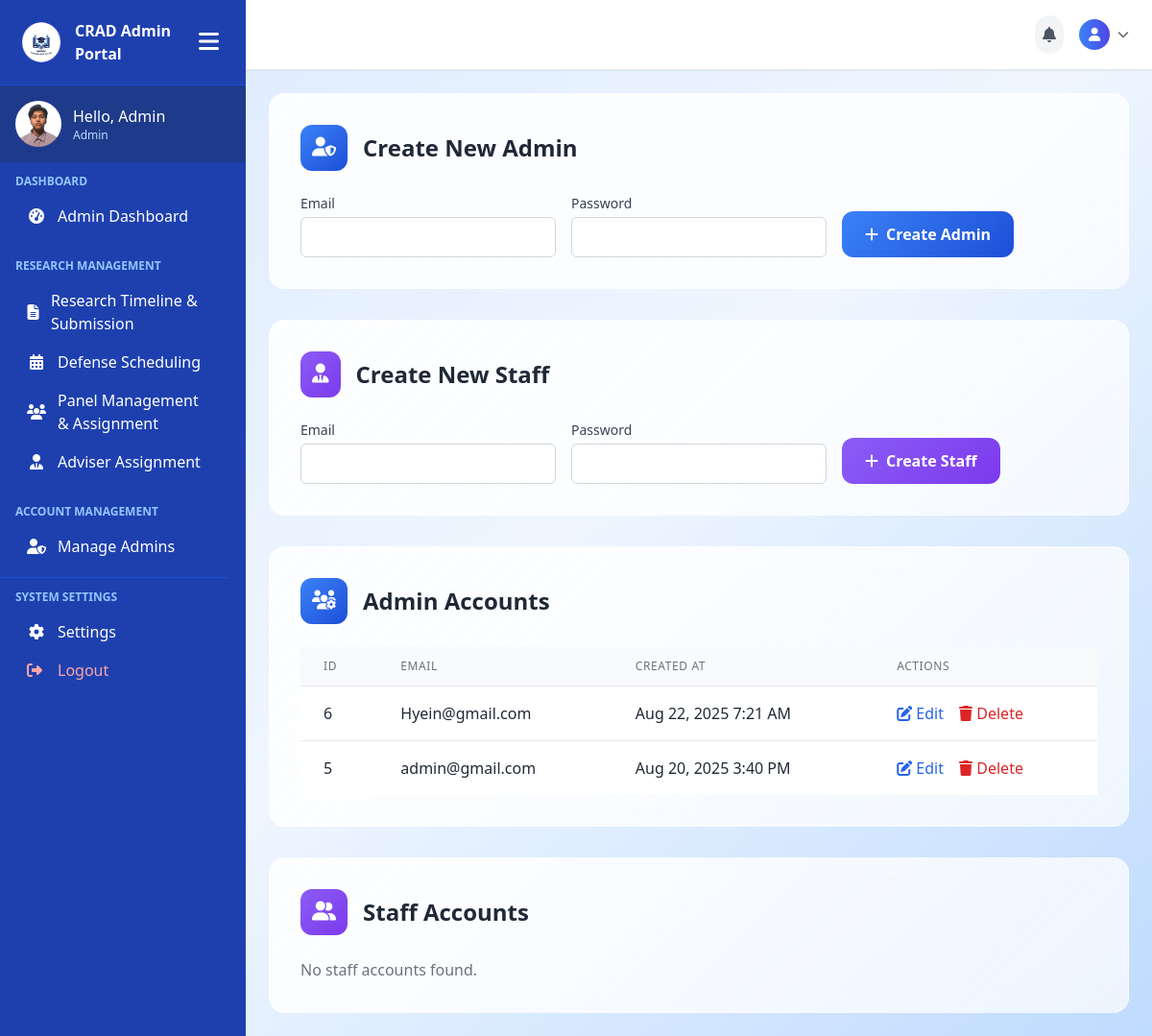
The app's page /admin-pages/manage-admins.php (signed in) with its own data.
### tables this page shows
CREATE TABLE `user_tbl` (
  `user_id` int(11) NOT NULL,
  `email` varchar(150) NOT NULL,
  `password` varchar(255) NOT NULL,
  `role` enum('Admin','Faculty','Student') NOT NULL DEFAULT 'Student',
  `created_at` timestamp NOT NULL DEFAULT current_timestamp()
);

### admin-pages/manage-admins.php (the view, shortened to what the rows shown need)
<?php
include('../includes/connection.php');
$query = "SELECT * FROM user_tbl WHERE role='Admin' ORDER BY created_at DESC";
$result = mysqli_query($conn, $query);
$admins = mysqli_fetch_all($result, MYSQLI_ASSOC);
?>
<!DOCTYPE html>
<html lang="en">
<head>
    <script src="https://cdn.tailwindcss.com"></script>
    <link rel="stylesheet" href="https://cdnjs.cloudflare.com/ajax/libs/font-awesome/6.0.0/css/all.min.css">
</head>
<body class="bg-gradient-to-br from-blue-100 via-blue-50 to-blue-200 text-gray-800 font-sans h-screen overflow-hidden">
    <div class="min-h-screen flex">
        <?php include('../includes/admin-sidebar.php'); ?>
        <main class="flex-1 overflow-y-auto p-6">
            <div class="max-w-7xl mx-auto">
                <div class="stats-card p-8 mb-8 animate-slide-up">
                    <div class="flex items-center mb-6">
                        <h2 class="text-2xl font-bold text-gray-800">Create New Admin</h2>
                    </div>
                </div>
                <div class="stats-card p-8 mb-8 animate-fade-in">
                    <div class="flex items-center mb-6">
                        <h2 class="text-2xl font-bold text-gray-800">Create New Staff</h2>
                    </div>
                </div>
                <div class="stats-card p-8 animate-scale-in">
                    <div class="flex items-center mb-6">
                        <h2 class="text-2xl font-bold text-gray-800">Admin Accounts</h2>
                    </div>
                    <?php if (count($admins) > 0): ?>
                        <div class="overflow-x-auto">
                            <table class="min-w-full divide-y divide-gray-200">
                                <thead class="bg-gray-50">
                                    <tr>
                                        <th class="px-6 py-3 text-left text-xs font-medium text-gray-500 uppercase tracking-wider">ID</th>
                                        <th class="px-6 py-3 text-left text-xs font-medium text-gray-500 uppercase tracking-wider">Email</th>
                                        <th class="px-6 py-3 text-left text-xs font-medium text-gray-500 uppercase tracking-wider">Created At</th>
                                        <th class="px-6 py-3 text-left text-xs font-medium text-gray-500 uppercase tracking-wider">Actions</th>
                                    </tr>
                                </thead>
                                <tbody class="bg-white divide-y divide-gray-200">
                                    <?php foreach ($admins as $admin): ?>
                                        <tr>
                                            <td class="px-6 py-4 whitespace-nowrap"><?php echo $admin['user_id']; ?></td>
                                            <td class="px-6 py-4 whitespace-nowrap"><?php echo $admin['email']; ?></td>
                                            <td class="px-6 py-4 whitespace-nowrap"><?php echo date('M j, Y g:i A', strtotime($admin['created_at'])); ?></td>
                                            <td class="px-6 py-4 whitespace-nowrap">
                                                <button onclick="openEditModal(<?php echo $admin['user_id']; ?>, '<?php echo $admin['email']; ?>')"
                                                    class="text-blue-600 hover:text-blue-900 mr-3">
                                                    <i class="fas fa-edit"></i> Edit
                                                </button>
                                                <form method="POST" class="inline-block" onsubmit="return confirm('Are you sure you want to delete this admin?');">
                                                    <button type="submit" name="delete_admin"
                                                        class="text-red-600 hover:text-red-900">
                                                        <i class="fas fa-trash"></i> Delete
                                                    </button>
                                                </form>
                                            </td>
                                        </tr>
                                    <?php endforeach; ?>
                                </tbody>
                            </table>
                        </div>
                    <?php else: ?>
                        <p class="text-gray-500">No admin accounts found.</p>
                    <?php endif; ?>
                </div>
                <div class="stats-card p-8 mt-8 animate-scale-in">
                    <div class="flex items-center mb-6">
                        <h2 class="text-2xl font-bold text-gray-800">Staff Accounts</h2>
                    </div>
                </div>
            </div>
        </main>
    </div>
</body>
</html>

### includes/admin-sidebar.php (shortened to what the rows shown need)
<?php
include("../includes/connection.php");
$user_id = $_SESSION['user_id'];
$sql = "SELECT role FROM user_tbl WHERE user_id = ?";
$stmt = $conn->prepare($sql);
$stmt->bind_param("i", $user_id);
$stmt->execute();
$result = $stmt->get_result();
$user = $result->fetch_assoc();
$role = $user['role'];
$greeting = "Hello, " . match($role) {
    'admin' => 'Admin',
    'student' => 'Student',
    default => 'Admin'
};
?>
<!DOCTYPE html>
<html lang="en">
<head>
    <script src="https://cdn.tailwindcss.com"></script>
    <link rel="stylesheet" href="https://cdnjs.cloudflare.com/ajax/libs/font-awesome/6.5.0/css/all.min.css">
</head>
<body>
<div class="sidebar sidebar-transition bg-blue-800 text-white flex flex-col hidden md:flex h-screen w-64" id="sidebar">
    <div class="p-4 flex items-center space-x-3 bg-blue-900">
        <div>
            <p class="font-medium profile-name"><?php echo htmlspecialchars($greeting); ?></p>
            <p class="text-xs text-blue-200 profile-role"><?php echo htmlspecialchars($role); ?></p>
        </div>
    </div>
</div>
</body>
</html>

### records on screen
user_tbl: role "Hello, Admin", role "Admin", user_id "5", email "admin@gmail.com", created_at "Aug 20, 2025 3:40 PM"
user_tbl: user_id "6", email "Hyein@gmail.com", created_at "Aug 22, 2025 7:21 AM"
